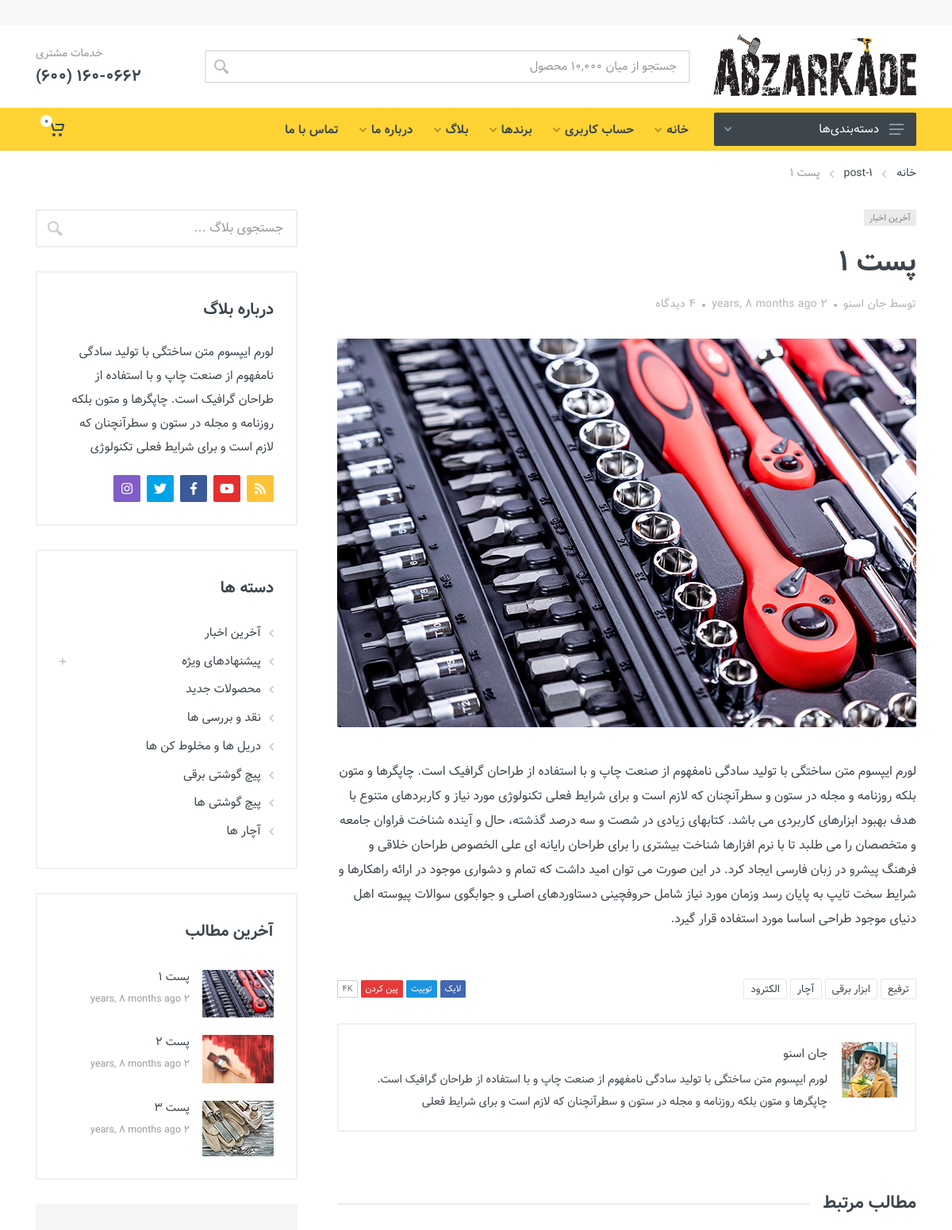
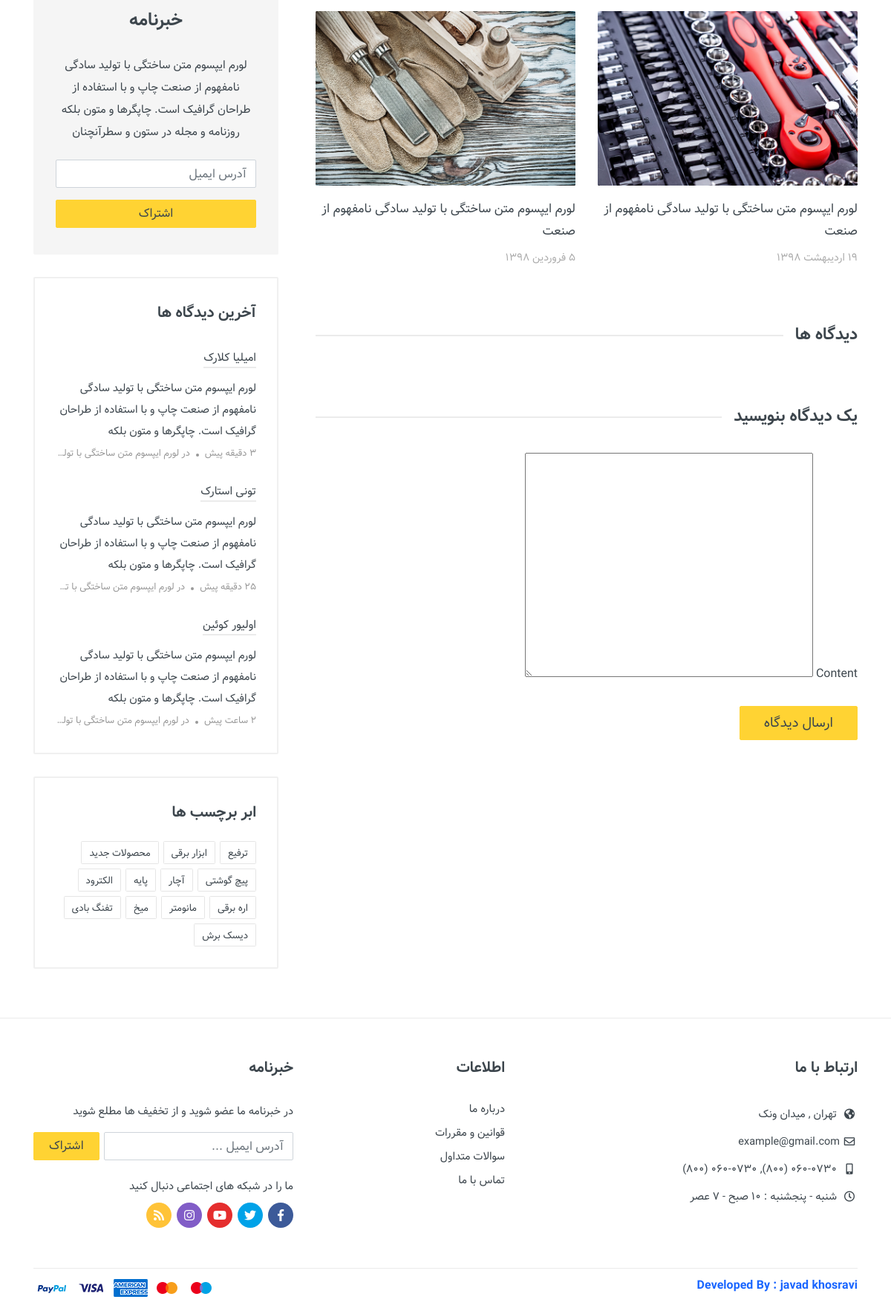
Screenshot of /blog/post/post-1/ with the database file from the repository (2 pictures, top to bottom).
### shop/models.py (models this page shows, shortened)
class Post(models.Model):
    title = models.CharField(max_length=100, help_text="Enter title for Post")
    author = models.ForeignKey(User, on_delete=models.CASCADE)
    slug = models.SlugField(max_length=255, unique=True, null=True)
    body = models.TextField()
    published_date = models.DateTimeField(auto_now_add=True, null=True)
    pic = models.ImageField(
        upload_to="static/images/posts/{0}".format(strftime("%Y%m%d-%H%M%S", gmtime())),
        null=True,
        blank=True,
        default=DEFAULt_IMAGE_ADDRESS,
        width_field="image_width",
        height_field="image_height",
    )
    image_width = models.PositiveIntegerField(
        editable=False, default=401, null=True, blank=True
    )
    image_height = models.PositiveIntegerField(
        editable=False, default=401, null=True, blank=True
    )
    class Meta:
        verbose_name_plural = "Post"

### shop/views.py (the view)
# urls.py: path("blog/post/<slug:slug>/", PostDetailView.as_view(), name="PostDetailView"),
class PostDetailView(LatestPostsMixin, DetailView):
    model = Post
    template_name = "post.html"
    slug_field = "slug"
    slug_url_kwarg = "slug"  # The URL parameter for the slug
    def get_context_data(self, **kwargs):
        context = super().get_context_data(**kwargs)
        context["comments"] = self.object.comments.filter(
            status=PostComments.StatusChoice.OK
        )
        context["form"] = CommentForm()
        return context

### media/templates/post.html (shortened to what this page needs)
{% extends 'main/base.html' %}
{% load static %}
{% load l10n %}
{% load humanize %}
{% block body %}
		<div class="site__body">
			<div class="page-header">
				<div class="page-header__container container">
					<div class="page-header__breadcrumb">
						<nav aria-label="breadcrumb">
							<ol class="breadcrumb">
								<li class="breadcrumb-item"><a href="{% url 'index' %}">خانه</a>
								</li>
								<li class="breadcrumb-item"><a href="{% url 'PostDetailView' post.slug %}">{{ post.slug }}</a>
								</li>
								<li class="breadcrumb-item active" aria-current="page">{{ post.title }}</li>
							</ol>
						</nav>
					</div>
				</div>
			</div>
			<div class="container">
				<div class="row">
					<div class="col-12 col-lg-8">
						<div class="block post post--layout--classic">
							<div class="post__header post-header post-header--layout--classic">
								<div class="post-header__categories"><a href="#">آخرین اخبار</a></div>
								<h1 class="post-header__title">{{ post.title }}</h1>
								<div class="post-header__meta">
									<div class="post-header__meta-item">توسط جان اسنو</div>
									<div class="post-header__meta-item">{{ post.published_date| naturaltime }}</div>
									<div class="post-header__meta-item"><a href="#">4 دیدگاه</a></div>
								</div>
							</div>
							<div class="post__featured">
								<a href="#"><img src="{{ post.pic.url }}" class="img-responsive" /></a>
							</div>
							<div class="post__content typography">
								{{ post.body }}
							</div>
							<div class="post__footer">
								<div class="post__tags-share-links">
									<div class="post__tags tags">
										<div class="tags__list"><a href="#">ترفیع</a> <a href="#">ابزار برقی</a> <a href="#">آچار</a> <a href="#">الکترود</a></div>
									</div>
									<div class="post__share-links share-links">
										<ul class="share-links__list">
											<li class="share-links__item share-links__item--type--like"><a href="#">لایک</a></li>
											<li class="share-links__item share-links__item--type--tweet"><a href="#">توییت</a></li>
											<li class="share-links__item share-links__item--type--pin"><a href="#">پین کردن</a></li>
											<li class="share-links__item share-links__item--type--counter"><a href="#">4K</a></li>
										</ul>
									</div>
								</div>
								<div class="post-author">
									<div class="post-author__avatar">
										<a href="#"><img src="images/avatars/avatar-1.jpg" alt=""></a>
									</div>
									<div class="post-author__info">
										<div class="post-author__name"><a href="#">جان اسنو</a></div>
										<div class="post-author__about">لورم ایپسوم متن ساختگی با تولید سادگی نامفهوم از صنعت چاپ و با استفاده از طراحان گرافیک است. چاپگرها و متون بلکه روزنامه و مجله در ستون و سطرآنچنان که لازم است و برای شرایط فعلی</div>
									</div>
								</div>
							</div>
							<section class="post__section">
								<h4 class="post__section-title">مطالب مرتبط</h4>
								<div class="related-posts">
									<div class="related-posts__list">
										<div class="related-posts__item post-card post-card--layout--related">
											<div class="post-card__image">
												<a href="#"><img src="images/posts/post-1.jpg" alt=""></a>
											</div>
											<div class="post-card__info">
												<div class="post-card__name"><a href="#">لورم ایپسوم متن ساختگی با تولید سادگی نامفهوم از صنعت</a></div>
												<div class="post-card__date">19 اردیبهشت 1398</div>
											</div>
										</div>
										<div class="related-posts__item post-card post-card--layout--related">
											<div class="post-card__image">
												<a href="#"><img src="images/posts/post-2.jpg" alt=""></a>
											</div>
											<div class="post-card__info">
												<div class="post-card__name"><a href="#">لورم ایپسوم متن ساختگی با تولید سادگی نامفهوم از صنعت</a></div>
												<div class="post-card__date">5 فروردین 1398</div>
											</div>
										</div>
									</div>
								</div>
							</section>
							<section class="post__section">
								<h4 class="post__section-title">دیدگاه ها</h4>
							</section>
							<section class="post__section">
								<h4 class="post__section-title">یک دیدگاه بنویسید</h4>
								<form method="POST" action="{% url 'create_comment' post.id %}">
									<div class="form-group">
										<label for="{{ form.content.id_for_label }}">{{ form.content.label }}</label>
										{{ form.content }}
									</div>
									<div class="form-group mt-4">
										<button type="submit" class="btn btn-primary btn-lg">ارسال دیدگاه</button>
									</div>
								</form>
							</section>
						</div>
					</div>
					<div class="col-12 col-lg-4">
						<div class="block block-sidebar block-sidebar--position--end">
							<div class="block-sidebar__item">
								<div class="widget-search">
									<form class="widget-search__body">
										<input class="widget-search__input" placeholder="جستجوی بلاگ ..." type="text" autocomplete="off" spellcheck="false">
										<button class="widget-search__button" type="submit">
											<svg width="20px" height="20px">
												<use xlink:href="{% static 'images/sprite.svg' %}#search-20"></use>
											</svg>
										</button>
									</form>
								</div>
							</div>
							<div class="block-sidebar__item">
								<div class="widget-aboutus widget">
									<h4 class="widget__title">درباره بلاگ</h4>
									<div class="widget-aboutus__text">لورم ایپسوم متن ساختگی با تولید سادگی نامفهوم از صنعت چاپ و با استفاده از طراحان گرافیک است. چاپگرها و متون بلکه روزنامه و مجله در ستون و سطرآنچنان که لازم است و برای شرایط فعلی تکنولوژی</div>
									<div class="widget-aboutus__socials">
										<ul>
											<li><a class="widget-aboutus__link widget-aboutus__link--rss" href="#" target="_blank"><i class="widget-social__icon fas fa-rss"></i></a></li>
											<li><a class="widget-aboutus__link widget-aboutus__link--youtube" href="#" target="_blank"><i class="widget-aboutus__icon fab fa-youtube"></i></a></li>
											<li><a class="widget-aboutus__link widget-aboutus__link--facebook" href="#" target="_blank"><i class="widget-aboutus__icon fab fa-facebook-f"></i></a></li>
											<li><a class="widget-aboutus__link widget-aboutus__link--twitter" href="#" target="_blank"><i class="widget-aboutus__icon fab fa-twitter"></i></a></li>
											<li><a class="widget-aboutus__link widget-aboutus__link--instagram" href="#" target="_blank"><i class="widget-aboutus__icon fab fa-instagram"></i></a></li>
										</ul>
									</div>
								</div>
							</div>
							<div class="block-sidebar__item">
								<div class="widget-categories widget-categories--location--blog widget">
									<h4 class="widget__title">دسته ها</h4>
									<ul class="widget-categories__list" data-collapse data-collapse-opened-class="widget-categories__item--open">
										<li class="widget-categories__item" data-collapse-item>
											<div class="widget-categories__row">
												<a href="#">
													<svg class="widget-categories__arrow" width="6px" height="9px">
														<use xlink:href="{% static 'images/sprite.svg' %}#arrow-rounded-right-6x9"></use>
													</svg> آخرین اخبار</a>
											</div>
										</li>
										<li class="widget-categories__item" data-collapse-item>
											<div class="widget-categories__row">
												<a href="#">
													<svg class="widget-categories__arrow" width="6px" height="9px">
														<use xlink:href="{% static 'images/sprite.svg' %}#arrow-rounded-right-6x9"></use>
													</svg> پیشنهادهای ویژه </a>
												<button class="widget-categories__expander" type="button" data-collapse-trigger></button>
											</div>
										</li>
										<li class="widget-categories__item" data-collapse-item>
											<div class="widget-categories__row">
												<a href="#">
													<svg class="widget-categories__arrow" width="6px" height="9px">
														<use xlink:href="{% static 'images/sprite.svg' %}#arrow-rounded-right-6x9"></use>
													</svg> محصولات جدید</a>
											</div>
										</li>
										<li class="widget-categories__item" data-collapse-item>
											<div class="widget-categories__row">
												<a href="#">
													<svg class="widget-categories__arrow" width="6px" height="9px">
														<use xlink:href="{% static 'images/sprite.svg' %}#arrow-rounded-right-6x9"></use>
													</svg> نقد و بررسی ها</a>
											</div>
										</li>
										<li class="widget-categories__item" data-collapse-item>
											<div class="widget-categories__row">
												<a href="#">
													<svg class="widget-categories__arrow" width="6px" height="9px">
														<use xlink:href="{% static 'images/sprite.svg' %}#arrow-rounded-right-6x9"></use>
													</svg> دریل ها و مخلوط کن ها</a>
											</div>
										</li>
										<li class="widget-categories__item" data-collapse-item>
											<div class="widget-categories__row">
												<a href="#">
													<svg class="widget-categories__arrow" width="6px" height="9px">
														<use xlink:href="{% static 'images/sprite.svg' %}#arrow-rounded-right-6x9"></use>
													</svg> پیچ گوشتی برقی</a>
											</div>
										</li>
										<li class="widget-categories__item" data-collapse-item>
											<div class="widget-categories__row">
												<a href="#">
													<svg class="widget-categories__arrow" width="6px" height="9px">
														<use xlink:href="{% static 'images/sprite.svg' %}#arrow-rounded-right-6x9"></use>
													</svg> پیچ گوشتی ها</a>
											</div>
										</li>
										<li class="widget-categories__item" data-collapse-item>
											<div class="widget-categories__row">
												<a href="#">
													<svg class="widget-categories__arrow" width="6px" height="9px">
														<use xlink:href="{% static 'images/sprite.svg' %}#arrow-rounded-right-6x9"></use>
													</svg> آچار ها</a>
											</div>
										</li>
									</ul>
								</div>
							</div>
							<div class="block-sidebar__item">
								<div class="widget-posts widget">
									<h4 class="widget__title">آخرین مطالب</h4>
									<div class="widget-posts__list">
										{% for p in latest_posts_list %}
										{% if  forloop.counter <= 3 %}
										<div class="widget-posts__item">
											<div class="widget-posts__image">
												<a href="{% url 'PostDetailView' p.slug %}"><img src="{{ p.pic.url }}" alt=""></a>
											</div>
											<div class="widget-posts__info">
												<div class="widget-posts__name"><a href="{% url 'PostDetailView' p.slug %}">{{ p.title }}</a></div>
												<div class="widget-posts__date">{{ p.published_date|naturaltime }}</div>
											</div>
										</div>
										{% endif %}
										{% endfor %}
									</div>
								</div>
							</div>
							<div class="block-sidebar__item">
								<div class="widget-newsletter widget">
									<h4 class="widget-newsletter__title">خبرنامه</h4>
									<div class="widget-newsletter__text">لورم ایپسوم متن ساختگی با تولید سادگی نامفهوم از صنعت چاپ و با استفاده از طراحان گرافیک است. چاپگرها و متون بلکه روزنامه و مجله در ستون و سطرآنچنان</div>
									<form class="widget-newsletter__form" action="#">
										<input id="widget-newsletter-email" type="text" class="form-control" placeholder="آدرس ایمیل" dir="ltr">
										<button type="submit" class="btn btn-primary mt-3">اشتراک</button>
									</form>
								</div>
							</div>
							<div class="block-sidebar__item">
								<div class="widget-comments widget">
									<h4 class="widget__title">آخرین دیدگاه ها</h4>
									<ul class="widget-comments__list">
										<li class="widget-comments__item">
											<div class="widget-comments__author"><a href="#">امیلیا کلارک</a></div>
											<div class="widget-comments__content">لورم ایپسوم متن ساختگی با تولید سادگی نامفهوم از صنعت چاپ و با استفاده از طراحان گرافیک است. چاپگرها و متون بلکه</div>
											<div class="widget-comments__meta">
												<div class="widget-comments__date">3 دقیقه پیش</div>
												<div class="widget-comments__name">در <a href="#" title="Nullam at varius sapien sed sit amet condimentum elit">لورم ایپسوم متن ساختگی با تولید سادگی نامفهوم از صنعت</a></div>
											</div>
										</li>
										<li class="widget-comments__item">
											<div class="widget-comments__author"><a href="#">تونی استارک</a></div>
											<div class="widget-comments__content">لورم ایپسوم متن ساختگی با تولید سادگی نامفهوم از صنعت چاپ و با استفاده از طراحان گرافیک است. چاپگرها و متون بلکه</div>
											<div class="widget-comments__meta">
												<div class="widget-comments__date">25 دقیقه پیش</div>
												<div class="widget-comments__name">در <a href="#" title="Integer efficitur efficitur velit non pulvinar pellentesque dictum viverra">لورم ایپسوم متن ساختگی با تولید سادگی نامفهوم از صنعت چاپ و با استفاده از طراحان</a></div>
											</div>
										</li>
										<li class="widget-comments__item">
											<div class="widget-comments__author"><a href="#">اولیور کوئین</a></div>
											<div class="widget-comments__content">لورم ایپسوم متن ساختگی با تولید سادگی نامفهوم از صنعت چاپ و با استفاده از طراحان گرافیک است. چاپگرها و متون بلکه</div>
											<div class="widget-comments__meta">
												<div class="widget-comments__date">2 ساعت پیش</div>
												<div class="widget-comments__name">در <a href="#" title="Curabitur quam augue vestibulum in mauris fermentum pellentesque libero">لورم ایپسوم متن ساختگی با تولید سادگی نامفهوم از صنعت چاپ و با استفاده از</a></div>
											</div>
										</li>
									</ul>
								</div>
							</div>
							<div class="block-sidebar__item">
								<div class="widget-tags widget">
									<h4 class="widget__title">ابر برچسب ها</h4>
									<div class="tags tags--lg">
										<div class="tags__list"><a href="#">ترفیع</a> <a href="#">ابزار برقی</a> <a href="#">محصولات جدید</a> <a href="#">پیچ گوشتی</a> <a href="#">آچار</a> <a href="#">پایه</a> <a href="#">الکترود</a> <a href="#">اره برقی</a> <a href="#">مانومتر</a> <a href="#">میخ</a> <a href="#">تفنگ بادی</a> <a href="#">دیسک برش</a></div>
									</div>
								</div>
							</div>
						</div>
					</div>
				</div>
			</div>
		</div>
{% endblock %}

### rows the page displays
Post: title "پست 1", published_date "2 years, 8 months ago", pic (picture), body "لورم ایپسوم متن ساختگی با تولید سادگی نامفهوم از صنعت چاپ و با استفاده از طراحان گرافیک است. چاپگرها و متون بلکه روزنامه و مجله در ستون و سطرآنچنان که لازم است و برای شرایط فعلی تکنولوژی مورد نیاز و کاربردهای متنوع با هدف بهبود ابزارهای کاربردی می باشد. کتابهای زیادی در شصت و سه درصد گذشته، حال و آینده شناخت فراوان جامعه و متخصصان را می طلبد تا با نرم افزارها شناخت بیشتری را برای طراحان رایانه ای علی الخصوص طراحان خلاقی و فرهنگ پیشرو در زبان فارسی ایجاد کرد. در این صورت می توان امید داشت که تمام و دشواری موجود در ارائه راهکارها و شرایط سخت تایپ به پایان رسد وزمان مورد نیاز شامل حروفچینی دستاوردهای اصلی و جوابگوی سوالات پیوسته اهل دنیای موجود طراحی اساسا مورد استفاده قرار گیرد."
Post: pic (picture), title "پست 2", published_date "2 years, 8 months ago"
Post: pic (picture), title "پست 3", published_date "2 years, 8 months ago"
